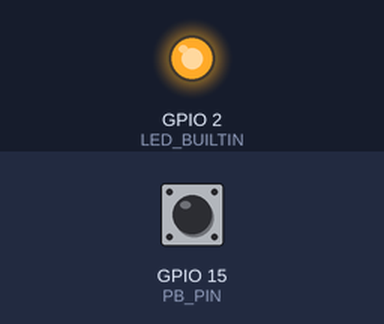
A program run on a simulated ESP32. Shown: output pins drawn as LEDs (lit = HIGH). The test bench sets the inputs (shaded band); at power-on: GPIO 15 (PB_PIN) HIGH.

Above: at 1.2 s.
1.3 s: GPIO 15 (PB_PIN) pulled LOW for 0.15 s
At 1.37 s:
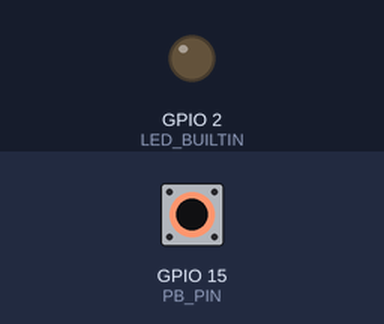
2.9 s: GPIO 15 (PB_PIN) pulled LOW for 3.2 s
At 7.5 s:
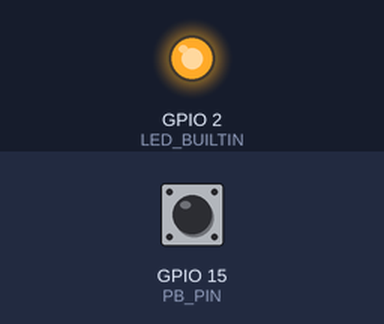
Timing chart, 0 to 9.0 s (numbered marks = the images above; inputs shaded):
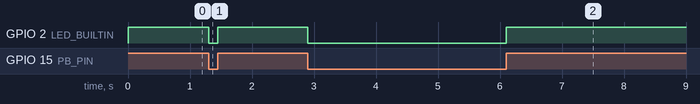

Measured:
- after the input at 1.3 s, GPIO 2 (LED_BUILTIN): HIGH → LOW at once, → HIGH 0.15 s later
- after the input at 2.9 s, GPIO 2 (LED_BUILTIN): HIGH → LOW at once, → HIGH 3.2 s later

The program:

main.cpp
```cpp
/*
 TITLE: Pushbutton Program using Internal Pull Up Resistor
 Author: David Elmo Ross
 Date: Feb 04,2025
 Descritpion: The Pushbutton is a normally open push button
              that is connected to Pin 15 on the Wrover
              and will be using an internal PULLUP Resistor.
*/

// INCLUDE SECTION
#include <Arduino.h>                 // Include Arduino.h Library

// DEFINE SECTION
#define PB_PIN 15                    // pushbutton connected to pin 15
#define LED_BUILTIN  2               // LED connected to PIN 2

// put function Prototypes here:

// Put Global Variables here
char pb_input_value;                 // declare pb_input_value as char to save RAM

void setup()
{
  // put your setup code here, to run once:
  pinMode(PB_PIN,INPUT_PULLUP);      // set PB_PIN to have internal Pullup
  pinMode(LED_BUILTIN, OUTPUT);      // set LED_BUILTIN as OUTPUT
}

void loop()
{
  for(;;)                                     // loop forever
  {
     pb_input_value = digitalRead(PB_PIN);    // get Pushbutton value
     if(pb_input_value == 1)                  // if Pushbutton is not pressed
     {
      digitalWrite(LED_BUILTIN, HIGH);        // turn OFF LED
     }
     else
     if(pb_input_value == 0)                  // if Pushbutton IS pressed
     {
      digitalWrite(LED_BUILTIN, LOW);         // Turn ON LED
     }
  }
}
```
